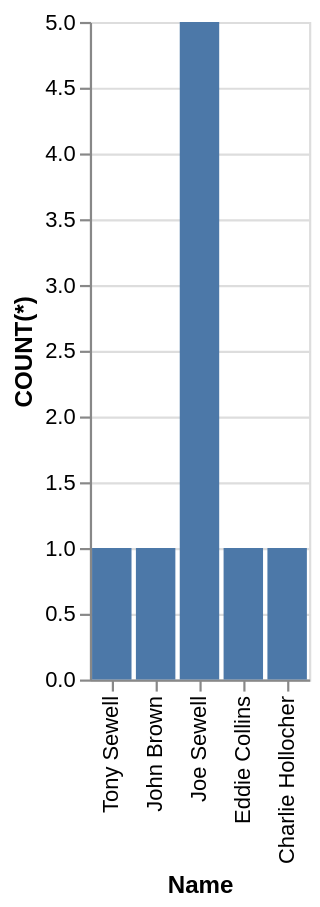

Here is the Vega-Lite specification saved for this chart:
### Vega-Lite specification from a JSON file in a GitHub repository (floating-point values rounded to 4 significant figures)
{"data": {"values": [{"x_data": "Tony Sewell", "y_data": 1}, {"x_data": "John Brown", "y_data": 1}, {"x_data": "Joe Sewell", "y_data": 5}, {"x_data": "Eddie Collins", "y_data": 1}, {"x_data": "Charlie Hollocher", "y_data": 1}]}, "mark": "bar", "encoding": {"x": {"field": "x_data", "type": "nominal", "title": "Name", "sort": "descending"}, "y": {"field": "y_data", "type": "quantitative", "title": "COUNT(*)"}}}
